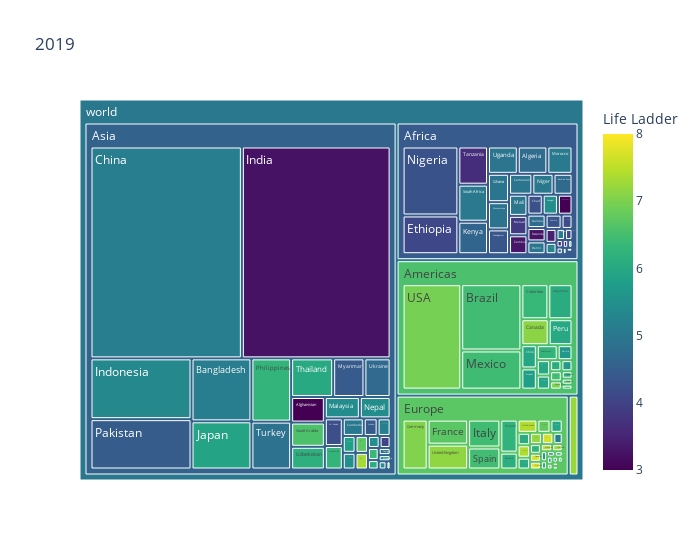

This figure's notebook cell:
### Code cell
gen_treeplot(wdf, 2019)

### Figure 1 — Plotly figure (JSON) as saved in the notebook; plotly's stock layout.template omitted (floating-point values rounded to 4 significant figures; data arrays with more than 128 entries replaced by an {"elided": "..."} marker saying what was removed)
{"data": [{"branchvalues": "total", "customdata": {"elided": "132x2 mixed values"}, "domain": {"x": [0, 1], "y": [0, 1]}, "hovertemplate": "labels=%{label}<br>pop=%{value}<br>parent=%{parent}<br>id=%{id}<br>country=%{customdata[0]}<br>Life Ladder=%{color}<extra></extra>", "ids": {"elided": "132 str values"}, "labels": {"elided": "132 str values"}, "marker": {"coloraxis": "coloraxis", "colors": {"elided": "132 float values"}}, "name": "", "parents": {"elided": "132 str values"}, "type": "treemap", "values": {"elided": "132 int values"}}], "layout": {"coloraxis": {"cmax": 8, "cmid": 5.006, "cmin": 3, "colorbar": {"title": {"text": "Life Ladder"}}, "colorscale": [[0, "#440154"], [0.1111, "#482878"], [0.2222, "#3e4989"], [0.3333, "#31688e"], [0.4444, "#26828e"], [0.5556, "#1f9e89"], [0.6667, "#35b779"], [0.7778, "#6ece58"], [0.8889, "#b5de2b"], [1, "#fde725"]]}, "legend": {"tracegroupgap": 0}, "title": {"text": "2019"}, "width": 700}}
